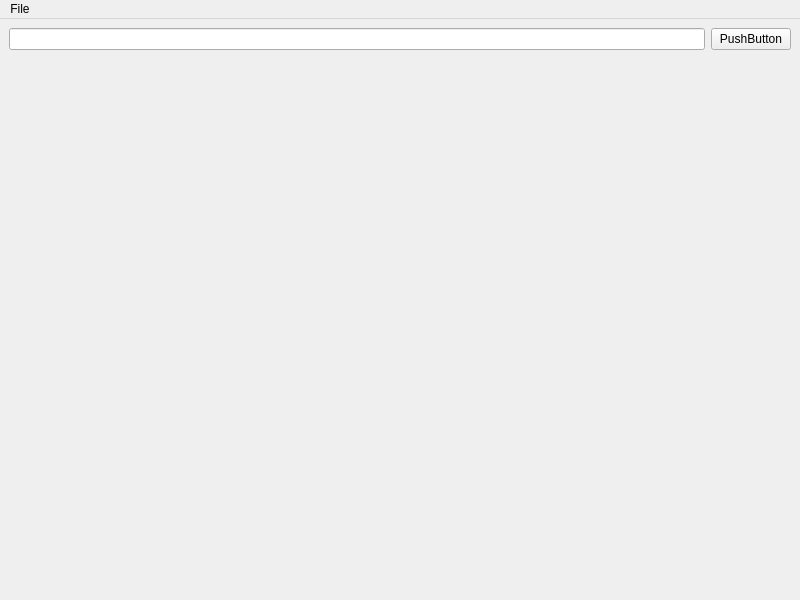
<?xml version="1.0" encoding="UTF-8"?>
<ui version="4.0">
 <class>MplMainWindow</class>
 <widget class="QMainWindow" name="MplMainWindow">
  <property name="geometry">
   <rect>
    <x>0</x>
    <y>0</y>
    <width>800</width>
    <height>600</height>
   </rect>
  </property>
  <property name="windowTitle">
   <string>MainWindow</string>
  </property>
  <widget class="QWidget" name="mplcentralwidget">
   <layout class="QVBoxLayout" name="verticalLayout">
    <item>
     <layout class="QHBoxLayout" name="mplhorizontalLayout">
      <item>
       <widget class="QLineEdit" name="mpllineEdit"/>
      </item>
      <item>
       <widget class="QPushButton" name="mplpushButton">
        <property name="text">
         <string>PushButton</string>
        </property>
       </widget>
      </item>
     </layout>
    </item>
    <item>
     <widget class="MplWidget" name="mpl" native="true">
      <property name="sizePolicy">
       <sizepolicy hsizetype="Expanding" vsizetype="Expanding">
        <horstretch>0</horstretch>
        <verstretch>0</verstretch>
       </sizepolicy>
      </property>
     </widget>
    </item>
   </layout>
  </widget>
  <widget class="QMenuBar" name="mplmenubar">
   <property name="geometry">
    <rect>
     <x>0</x>
     <y>0</y>
     <width>800</width>
     <height>20</height>
    </rect>
   </property>
   <widget class="QMenu" name="menuFile">
    <property name="title">
     <string>File</string>
    </property>
    <addaction name="actionOpen"/>
    <addaction name="separator"/>
    <addaction name="actionQuit"/>
   </widget>
   <addaction name="menuFile"/>
  </widget>
  <action name="actionOpen">
   <property name="text">
    <string>Open</string>
   </property>
  </action>
  <action name="actionQuit">
   <property name="text">
    <string>Quit</string>
   </property>
  </action>
 </widget>
 <customwidgets>
  <customwidget>
   <class>MplWidget</class>
   <extends>QWidget</extends>
   <header>mplwidget.h</header>
   <container>1</container>
  </customwidget>
 </customwidgets>
 <resources/>
 <connections/>
</ui>
